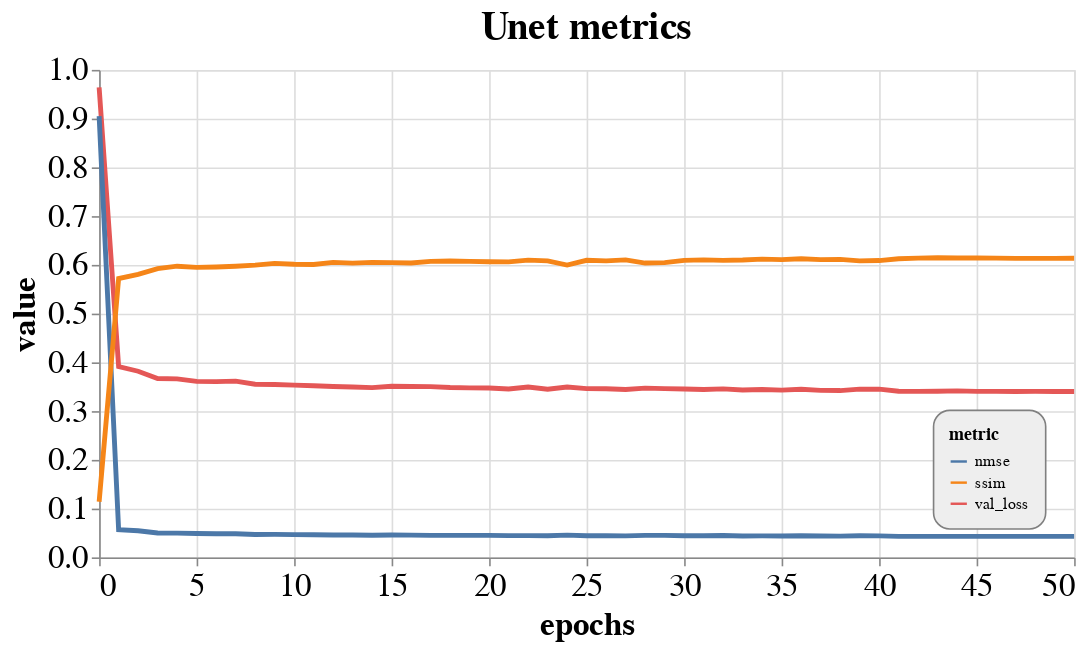

The notebook cell saved with this chart:
### Code cell
chart

### Figure 1 — Vega-Lite specification as saved in the notebook (floating-point values rounded to 4 significant figures; data arrays with more than 128 entries replaced by an {"elided": "..."} marker saying what was removed)
{"config": {"view": {"continuousWidth": 400, "continuousHeight": 300}, "axis": {"labelFontSize": 20, "titleFontSize": 20}, "legend": {"cornerRadius": 10, "fillColor": "#EEEEEE", "orient": "bottom-right", "padding": 10, "strokeColor": "gray"}, "title": {"fontSize": 24}}, "data": {"name": "data-63be54146c1e563d39b7c98c8003169f"}, "mark": {"type": "line", "strokeWidth": 3.0}, "encoding": {"color": {"type": "nominal", "field": "metric"}, "x": {"type": "quantitative", "field": "epochs"}, "y": {"type": "quantitative", "field": "value"}}, "height": 300, "resolve": {"scale": {"color": "independent"}}, "title": "Unet metrics", "width": 600, "$schema": "https://vega.github.io/schema/vega-lite/v4.8.1.json", "datasets": {"data-63be54146c1e563d39b7c98c8003169f": {"elided": "153 records"}}}
